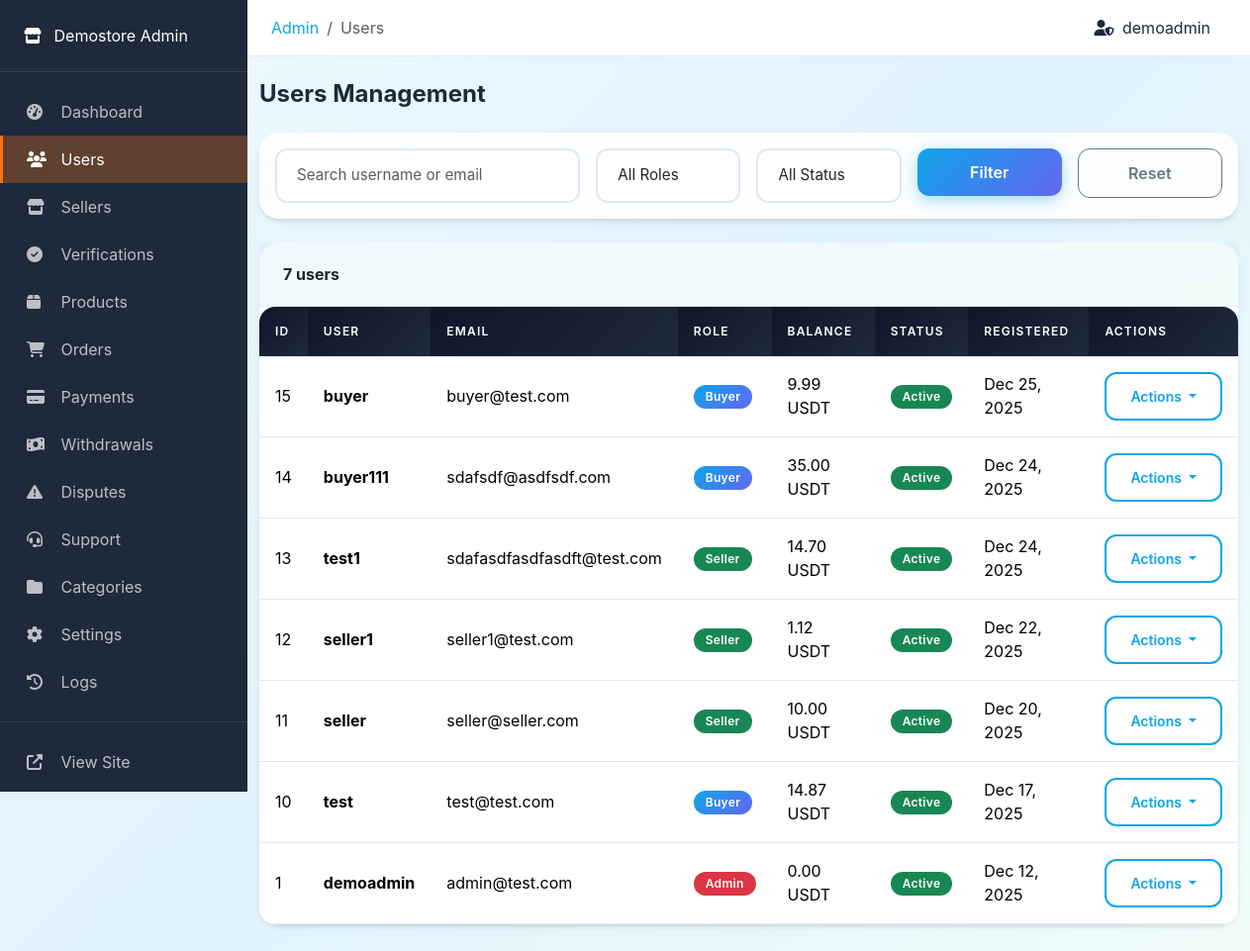
The page /admin/users.php (signed in) on the database its author committed.
### tables this page shows
CREATE TABLE `users` (
  `id` int(10) UNSIGNED NOT NULL,
  `username` varchar(50) NOT NULL,
  `email` varchar(100) NOT NULL,
  `password` varchar(255) NOT NULL,
  `role` enum('admin','seller','buyer') NOT NULL DEFAULT 'buyer',
  `status` enum('active','suspended','banned') NOT NULL DEFAULT 'active',
  `avatar` varchar(255) DEFAULT NULL,
  `created_at` timestamp NOT NULL DEFAULT current_timestamp(),
  `updated_at` timestamp NOT NULL DEFAULT current_timestamp() ON UPDATE current_timestamp(),
  `last_login` timestamp NULL DEFAULT NULL
);

### includes/functions.php (called while the page is built, shortened)
<?php
function sanitize($input) {
    return htmlspecialchars(trim($input), ENT_QUOTES, 'UTF-8');
}
function clean($input) {
    return trim($input);
}
function isLoggedIn() {
    return isset($_SESSION['user_id']) && !empty($_SESSION['user_id']);
}
function getCurrentUserId() {
    return $_SESSION['user_id'] ?? null;
}
function getCurrentUser() {
    return db()->fetch("SELECT * FROM users WHERE id = ?", [getCurrentUserId()]);
}
function formatCurrency($amount, $decimals = 2) {
    return number_format((float)$amount, $decimals) . ' USDT';
}
function formatDate($date, $format = 'M d, Y') {
    return date($format, strtotime($date));
}
function paginate($totalItems, $currentPage, $perPage = ITEMS_PER_PAGE) {
    $totalPages = ceil($totalItems / $perPage);
    $currentPage = max(1, min($currentPage, $totalPages));
    $offset = ($currentPage - 1) * $perPage;
    return [
        'total_items' => $totalItems,
        'total_pages' => $totalPages,
        'current_page' => $currentPage,
        'per_page' => $perPage,
        'offset' => $offset,
        'has_prev' => $currentPage > 1,
        'has_next' => $currentPage < $totalPages
    ];
}

### config/database.php (called while the page is built, shortened)
<?php
class Database {
    private static $instance = null;
    private $connection;
    private function __construct() {
        try {
            $dsn = "mysql:host=" . DB_HOST . ";dbname=" . DB_NAME . ";charset=" . DB_CHARSET;
            $options = [
                PDO::ATTR_ERRMODE => PDO::ERRMODE_EXCEPTION,
                PDO::ATTR_DEFAULT_FETCH_MODE => PDO::FETCH_ASSOC,
                PDO::ATTR_EMULATE_PREPARES => false,
                PDO::MYSQL_ATTR_INIT_COMMAND => "SET NAMES " . DB_CHARSET
            ];
            $this->connection = new PDO($dsn, DB_USER, DB_PASS, $options);
        } catch (PDOException $e) {
            error_log("Database Connection Error: " . $e->getMessage());
            die("Database connection failed. Please try again later.");
        }
    }
    public static function getInstance() {
        if (self::$instance === null) {
            self::$instance = new self();
        }
        return self::$instance;
    }
    public function query($sql, $params = []) {
        try {
            $stmt = $this->connection->prepare($sql);
            $stmt->execute($params);
            return $stmt;
        } catch (PDOException $e) {
            error_log("Query Error: " . $e->getMessage() . " | SQL: " . $sql);
            throw $e;
        }
    }
    public function fetch($sql, $params = []) {
        return $this->query($sql, $params)->fetch();
    }
    public function fetchAll($sql, $params = []) {
        return $this->query($sql, $params)->fetchAll();
    }
}
function db() {
    return Database::getInstance();
}

### admin/users.php (the view, shortened to what this page needs)
<?php
$page = max(1, (int) ($_GET['page'] ?? 1));
$search = clean($_GET['search'] ?? '');
$where = "1=1";
$params = [];
$totalUsers = db()->fetch("SELECT COUNT(*) as count FROM users WHERE {$where}", $params)['count'];
$pagination = paginate($totalUsers, $page, ADMIN_ITEMS_PER_PAGE);
$users = db()->fetchAll("
    SELECT u.*,
           (SELECT balance FROM wallets WHERE user_id = u.id) as wallet_balance
    FROM users u
    WHERE {$where}
    ORDER BY u.created_at DESC
    LIMIT {$pagination['per_page']} OFFSET {$pagination['offset']}
", $params);
require_once __DIR__ . '/header.php';
?>
<div class="container-fluid py-4">
    <div class="d-flex justify-content-between align-items-center mb-4">
        <h4 class="fw-bold mb-0">Users Management</h4>
    </div>
    <div class="card mb-4">
        <div class="card-body">
            <form method="GET" action="" class="row g-3">
                <div class="col-md-4">
                    <input type="text" class="form-control" name="search" placeholder="Search username or email"
                           value="<?= sanitize($search) ?>">
                </div>
                <div class="col-md-2">
                    <select class="form-select" name="role">
                        <option value="">All Roles</option>
                    </select>
                </div>
                <div class="col-md-2">
                    <select class="form-select" name="status">
                        <option value="">All Status</option>
                    </select>
                </div>
                <div class="col-md-2">
                    <button type="submit" class="btn btn-primary w-100">Filter</button>
                </div>
                <div class="col-md-2">
                    <a href="<?= BASE_URL ?>/xadmincp11/users.php" class="btn btn-outline-secondary w-100">Reset</a>
                </div>
            </form>
        </div>
    </div>
    <div class="card" style="overflow: visible;">
        <div class="card-header">
            <span><?= number_format($totalUsers) ?> users</span>
        </div>
        <div class="card-body p-0" style="overflow: visible;">
            <div class="" style="overflow-x: auto;">
                <table class="table table-hover mb-0">
                    <thead>
                        <tr>
                            <th>ID</th>
                            <th>User</th>
                            <th>Email</th>
                            <th>Role</th>
                            <th>Balance</th>
                            <th>Status</th>
                            <th>Registered</th>
                            <th>Actions</th>
                        </tr>
                    </thead>
                    <tbody>
                        <?php foreach ($users as $user): ?>
                            <tr>
                                <td><?= $user['id'] ?></td>
                                <td>
                                    <strong><?= sanitize($user['username']) ?></strong>
                                </td>
                                <td><?= sanitize($user['email']) ?></td>
                                <td>
                                    <span class="badge bg-<?= $user['role'] === 'admin' ? 'danger' : ($user['role'] === 'seller' ? 'success' : 'primary') ?>">
                                        <?= ucfirst($user['role']) ?>
                                    </span>
                                </td>
                                <td><?= formatCurrency($user['wallet_balance'] ?? 0) ?></td>
                                <td>
                                    <span class="badge bg-<?= $user['status'] === 'active' ? 'success' : ($user['status'] === 'suspended' ? 'warning' : 'danger') ?>">
                                        <?= ucfirst($user['status']) ?>
                                    </span>
                                </td>
                                <td><?= formatDate($user['created_at']) ?></td>
                                <td>
                                    <div class="btn-group">
                                        <button type="button" class="btn btn-sm btn-outline-primary dropdown-toggle" data-bs-toggle="dropdown">
                                            Actions
                                        </button>
                                    </div>
                                </td>
                            </tr>
                        <?php endforeach; ?>
                    </tbody>
                </table>
            </div>
        </div>
    </div>
</div>
<?php require_once __DIR__ . '/footer.php'; ?>

### admin/header.php (shortened to what this page needs)
<?php
$currentUser = getCurrentUser();
?>
<!DOCTYPE html>
<html lang="en">
<head>
    <link href="https://cdn.jsdelivr.net/npm/bootstrap@5.3.2/dist/css/bootstrap.min.css" rel="stylesheet">
    <link href="https://cdnjs.cloudflare.com/ajax/libs/font-awesome/6.4.2/css/all.min.css" rel="stylesheet">
    <link href="<?= ASSETS_URL ?>/css/style.css" rel="stylesheet">
</head>
<body>
    <div class="admin-wrapper">
        <aside class="admin-sidebar">
            <div class="brand">
                <a href="<?= BASE_URL ?>/admin/" class="text-white text-decoration-none">
                    <i class="fas fa-store me-2"></i>
                    <span><?= PLATFORM_NAME ?> Admin</span>
                </a>
            </div>
            <nav class="nav flex-column py-3">
                <a class="nav-link <?= basename($_SERVER['PHP_SELF']) === 'index.php' ? 'active' : '' ?>" href="<?= BASE_URL ?>/admin/">
                    <i class="fas fa-tachometer-alt"></i>
                    <span>Dashboard</span>
                </a>
                <a class="nav-link <?= basename($_SERVER['PHP_SELF']) === 'users.php' ? 'active' : '' ?>" href="<?= BASE_URL ?>/admin/users.php">
                    <i class="fas fa-users"></i>
                    <span>Users</span>
                </a>
                <a class="nav-link <?= basename($_SERVER['PHP_SELF']) === 'sellers.php' ? 'active' : '' ?>" href="<?= BASE_URL ?>/admin/sellers.php">
                    <i class="fas fa-store"></i>
                    <span>Sellers</span>
                </a>
                <a class="nav-link <?= basename($_SERVER['PHP_SELF']) === 'verifications.php' ? 'active' : '' ?>" href="<?= BASE_URL ?>/admin/verifications.php">
                    <i class="fas fa-check-circle"></i>
                    <span>Verifications</span>
                </a>
                <a class="nav-link <?= basename($_SERVER['PHP_SELF']) === 'products.php' ? 'active' : '' ?>" href="<?= BASE_URL ?>/admin/products.php">
                    <i class="fas fa-box"></i>
                    <span>Products</span>
                </a>
                <a class="nav-link <?= basename($_SERVER['PHP_SELF']) === 'orders.php' ? 'active' : '' ?>" href="<?= BASE_URL ?>/admin/orders.php">
                    <i class="fas fa-shopping-cart"></i>
                    <span>Orders</span>
                </a>
                <a class="nav-link <?= basename($_SERVER['PHP_SELF']) === 'payments.php' ? 'active' : '' ?>" href="<?= BASE_URL ?>/admin/payments.php">
                    <i class="fas fa-credit-card"></i>
                    <span>Payments</span>
                </a>
                <a class="nav-link <?= basename($_SERVER['PHP_SELF']) === 'withdrawals.php' ? 'active' : '' ?>" href="<?= BASE_URL ?>/admin/withdrawals.php">
                    <i class="fas fa-money-bill-wave"></i>
                    <span>Withdrawals</span>
                </a>
                <a class="nav-link <?= basename($_SERVER['PHP_SELF']) === 'disputes.php' ? 'active' : '' ?>" href="<?= BASE_URL ?>/admin/disputes.php">
                    <i class="fas fa-exclamation-triangle"></i>
                    <span>Disputes</span>
                </a>
                  <a class="nav-link <?= basename($_SERVER['PHP_SELF']) === 'support.php' ? 'active' : '' ?>" href="<?= BASE_URL ?>/admin/support.php">
                    <i class="fas fa-headset"></i>
                    <span>Support</span>
                </a>
                <a class="nav-link <?= basename($_SERVER['PHP_SELF']) === 'categories.php' ? 'active' : '' ?>" href="<?= BASE_URL ?>/admin/categories.php">
                    <i class="fas fa-folder"></i>
                    <span>Categories</span>
                </a>
                <a class="nav-link <?= basename($_SERVER['PHP_SELF']) === 'settings.php' ? 'active' : '' ?>" href="<?= BASE_URL ?>/admin/settings.php">
                    <i class="fas fa-cog"></i>
                    <span>Settings</span>
                </a>
                <a class="nav-link <?= basename($_SERVER['PHP_SELF']) === 'logs.php' ? 'active' : '' ?>" href="<?= BASE_URL ?>/admin/logs.php">
                    <i class="fas fa-history"></i>
                    <span>Logs</span>
                </a>
                <hr class="my-3 border-secondary">
                <a class="nav-link" href="<?= BASE_URL ?>">
                    <i class="fas fa-external-link-alt"></i>
                    <span>View Site</span>
                </a>
                <a class="nav-link text-danger" href="<?= BASE_URL ?>/auth/logout.php">
                </a>
            </nav>
        </aside>
        <main class="admin-content">
            <div class="admin-topbar d-flex justify-content-between align-items-center">
                <div>
                    <nav aria-label="breadcrumb">
                        <ol class="breadcrumb mb-0">
                            <li class="breadcrumb-item"><a href="<?= BASE_URL ?>/admin/">Admin</a></li>
                            <?php if (basename($_SERVER['PHP_SELF']) !== 'index.php'): ?>
                                <li class="breadcrumb-item active"><?= ucfirst(str_replace('.php', '', basename($_SERVER['PHP_SELF']))) ?></li>
                            <?php endif; ?>
                        </ol>
                    </nav>
                </div>
                <div class="d-flex align-items-center">
                    <span class="me-3">
                        <i class="fas fa-user-shield me-1"></i>
                        <?= sanitize($currentUser['username']) ?>
                    </span>
                </div>
            </div>

### rows shown on the page
users: username "demoadmin", id "1", email "admin@test.com", role "Admin", wallet_balance "0.00 USDT", status "Active", created_at "Dec 12, 2025"
users: id "15", username "buyer", email "buyer@test.com", role "Buyer", wallet_balance "9.99 USDT", status "Active", created_at "Dec 25, 2025"
users: id "14", username "buyer111", email "sdafsdf@asdfsdf.com", role "Buyer", wallet_balance "35.00 USDT", status "Active", created_at "Dec 24, 2025"
users: id "13", username "test1", email "sdafasdfasdfasdft@test.com", role "Seller", wallet_balance "14.70 USDT", status "Active", created_at "Dec 24, 2025"
users: id "12", username "seller1", email "seller1@test.com", role "Seller", wallet_balance "1.12 USDT", status "Active", created_at "Dec 22, 2025"
users: id "11", username "seller", email "seller@seller.com", role "Seller", wallet_balance "10.00 USDT", status "Active", created_at "Dec 20, 2025"
users: id "10", username "test", email "test@test.com", role "Buyer", wallet_balance "14.87 USDT", status "Active", created_at "Dec 17, 2025"

### other values the page prints
PLATFORM_NAME "Demostore"
str_replace('.php', '', basename($_SERVER['PHP_SELF'])) "Users"
$totalUsers "7"
